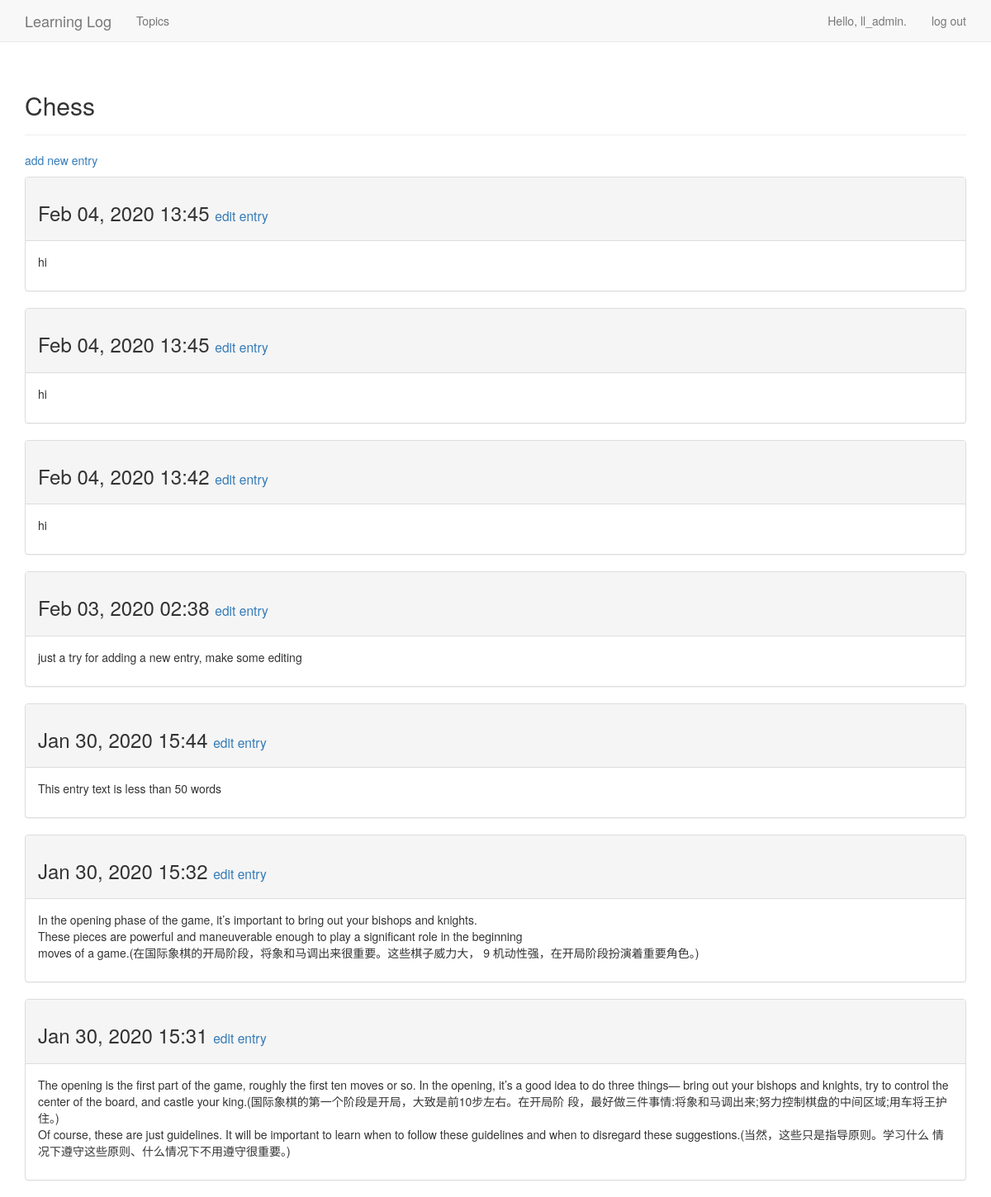
The page /topics/1/ (signed in) on the database its author committed.
### learning_logs/models.py (models this page shows, shortened)
class Topic(models.Model):    #创建了一个名为Topic的类，它继承了models模块中的Model类
    text = models.CharField(max_length=200) #Topic主题类/模型的属性有：text, date_added
    date_added = models.DateTimeField(auto_now_add=True)
    owner = models.ForeignKey(User, on_delete=models.CASCADE) # 添加字段owner：它建立模型Topic到模型User的外键关系,现在Topic表中的字段owner指向User表了
    def __str__(self):
        return self.text

class Entry(models.Model):  #Entry条目类/模型的属性有：topic, text, date_added
    topic = models.ForeignKey(Topic, on_delete=models.CASCADE) # 一个topic关联多个entries，一个特定主题包含多个条目
    text = models.TextField()
    date_added = models.DateTimeField(auto_now_add=True)
    owner = models.ForeignKey(User, on_delete=models.CASCADE) # 添加字段owner：它建立模型Entry到模型User的外键关系,现在Entry表中的字段owner指向User表了
    class Meta:
        verbose_name_plural = 'entries'

### learning_logs/views.py (the view)
# urls.py: path('topics/<int:topic_id>/', views.topic, name='topic'),
@login_required
def topic(request, topic_id): # 函数topic()捕获用户输入的URL中topic_id的值，并将其存储到形参topic_id中
    topic = Topic.objects.get(id=topic_id) # 我们使用get()来获取指定id的主题
    if topic.owner != request.user:# 确认请求的主题关联于当前用户, 引发Http404异常
        raise Http404
    entries = topic.entry_set.order_by('-date_added')
    context = {'topic': topic, 'entries': entries} # 将主题和条目都存储在字典context中
    return render(request, 'learning_logs/topic.html', context) # 再将这个字典context传给render(), 从而传给模板topic.html

### learning_logs/templates/learning_logs/topic.html
{% extends 'learning_logs/base.html' %}
{% block header %}
  <h2>{{ topic }}</h2>
{% endblock header %}
{% block content %}
  <p>
    <a href="{% url 'learning_logs:new_entry' topic.id %}">add new entry</a>
  </p>
  {% for entry in entries %}
    <div class="panel panel-default">
      <div class="panel-heading">
        <h3>
          {{ entry.date_added|date:'M d, Y H:i' }}
          <small>
            <a href="{% url 'learning_logs:edit_entry' entry.id %}">edit entry</a>
          </small>
        </h3>
      </div>
      <div class="panel-body">
        {{ entry.text|linebreaks }}
      </div>
    </div>
  {% empty %}
    <li>
      There are no entries for this topic yet.
    </li>
  {% endfor %}
{% endblock content %}

### learning_logs/templates/learning_logs/base.html (shortened to what this page needs)
{% load bootstrap3 %}
<!DOCTYPE html>
<html lang="en">
  <head>
    {% bootstrap_css %}
  </head>
  <body>
    <nav class="navbar navbar-default navbar-static-top">
      <div class="container">
        <div class="navbar-header">
          <a class="navbar-brand" href="{% url 'learning_logs:index' %}">
              Learning Log</a>
        </div>
        <div id="navbar" class="navbar-collapse collapse">
          <ul class="nav navbar-nav">
            <li><a href="{% url 'learning_logs:topics' %}">Topics</a></li>
          </ul>
          <ul class="nav navbar-nav navbar-right">
            {% if user.is_authenticated %}
              <li><a>Hello, {{ user.username }}.</a></li>
              <li><a href="{% url 'users:logout' %}">log out</a></li>
            {% else %}
              <li><a href="{% url 'users:register' %}">register</a></li>
              <li><a href="{% url 'users:login' %}">log in</a></li>
            {% endif %}
          </ul>
        </div>
      </div>
    </nav>
    <div class="container">
      <div class="page-header">
        {% block header %}{% endblock header %}
      </div>
      <div>
        {% block content %}{% endblock content %}
      </div>
    </div>

### rows shown on the page
Topic: text "Chess"
Entry: date_added "Feb 04, 2020 13:45", text "hi"
Entry: date_added "Feb 04, 2020 13:45", text "hi"
Entry: date_added "Feb 04, 2020 13:42", text "hi"
Entry: date_added "Feb 03, 2020 02:38", text "just a try for adding a new entry, make some editing"
Entry: date_added "Jan 30, 2020 15:44", text "This entry text is less than 50 words"
Entry: date_added "Jan 30, 2020 15:32", text "In the opening phase of the game, it’s important to bring out your bishops and knights. These pieces are powerful and maneuverable enough to play a significant role in the beginning moves of a game.(在国际象棋的开局阶段，将象和马调出来很重要。这些棋子威力大， 9 机动性强，在开局阶段扮演着重要角色。)"
Entry: date_added "Jan 30, 2020 15:31", text "The opening is the first part of the game, roughly the first ten moves or so. In the opening, it’s a good idea to do three things— bring out your bishops and knights, try to control the center of the board, and castle your king.(国际象棋的第一个阶段是开局，大致是前10步左右。在开局阶 段，最好做三件事情:将象和马调出来;努力控制棋盘的中间区域;用车将王护住。) Of course, these are just guidelines. It will be important to learn when to follow these guidelines and when to disregard these suggestions.(当然，这些只是指导原则。学习什么 情况下遵守这些原则、什么情况下不用遵守很重要。)"

### other values the page prints
{{ user.username }} "ll_admin"
